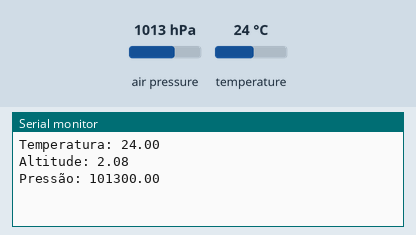
Simulated run of this sketch. Board: Arduino Uno, built with avr-gcc and run on an emulated ATmega328P. Parts: the last lines printed to the serial monitor. The test bench sets the inputs (shaded band); at power-on: air pressure 1013 hPa, temperature 24 °C.

Above: at 1.2 s.
1.3 s: air pressure set to 952 hPa
At 2.8 s:
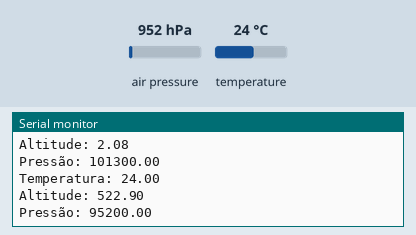
3.6 s: temperature set to 12 °C
At 4.5 s:
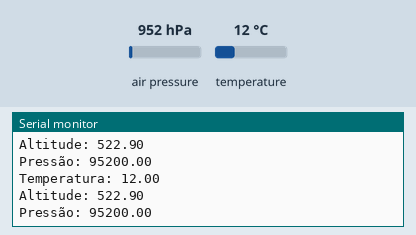
5.9 s: air pressure set to 975 hPa
At 7.4 s:
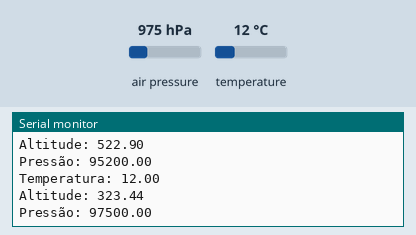
Timing chart, 0 to 8.9 s (numbered marks = the images above; inputs shaded):
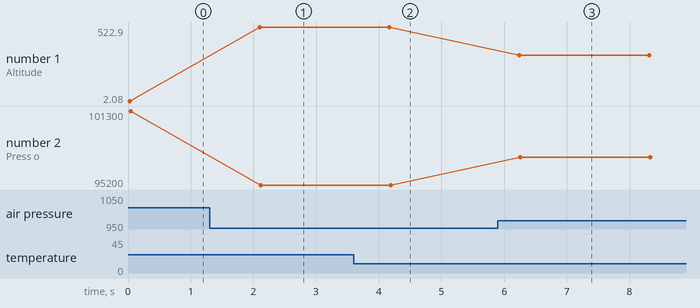

The sketch:

Bmp180_BL.ino
```cpp
#include "SoftwareSerial.h"

#include <Adafruit_BMP085.h>
Adafruit_BMP085 bmp180;

SoftwareSerial bluetooth(5, 6); //TX, RX (Bluetooth)

void setup() {
  Serial.begin(9600);
  bmp180.begin();

  bluetooth.begin(9600);
}

void loop() {
  float temperatura = bmp180.readTemperature();
  float altitude = bmp180.readAltitude();
  float pressao = bmp180.readPressure();

  Serial.print("Temperatura: ");
  Serial.println(temperatura);
  bluetooth.print("Temperatura: ");
  bluetooth.println(temperatura);

  Serial.print("Altitude: ");
  Serial.println(altitude);
  bluetooth.print("Altitude: ");
  bluetooth.println(altitude);

  Serial.print("Pressão: ");
  Serial.println(pressao);
  bluetooth.print("Pressão: ");
  bluetooth.println(pressao);

  delay(2000);
}
```

Measured:
- after the input at 1.3 s, the serial monitor: prints a new line after 0.80 s (image 1)
- after the input at 3.6 s, the serial monitor: prints a new line after 0.55 s (image 2)
- after the input at 5.9 s, the serial monitor: prints a new line after 0.34 s (image 3)
- plotted number 1: 2.08 → 522.9 after the input at 1.3 s, 522.9 → 323.44 after the input at 5.9 s
- plotted number 2: 101300 → 95200 after the input at 1.3 s, 95200 → 97500 after the input at 5.9 s
